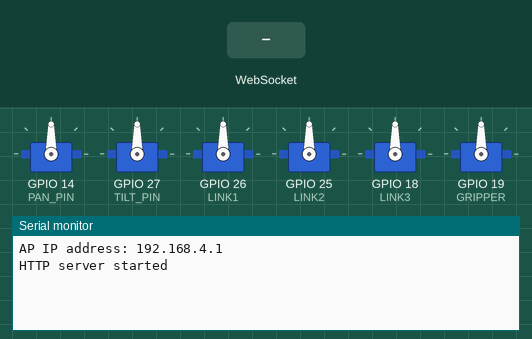
This sketch was run on a simulated ESP32. On the bench: 6 × servo, the last lines printed to the serial monitor. The inputs (shaded band) are chosen by the test bench.

Above: at 1.2 s.
1.3 s: WebSocket text "Pan" received
At 2.0 s:
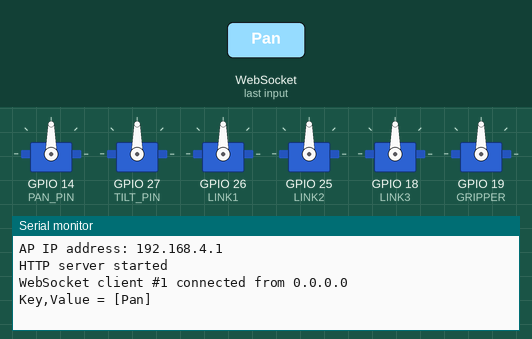
2.8 s: WebSocket text "Tilt" received
At 3.2 s:
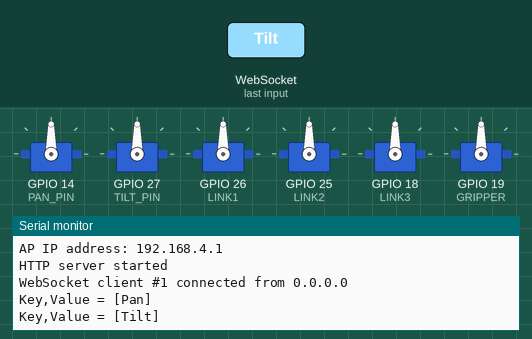
4.3 s: WebSocket text "Link1" received
At 5.5 s:
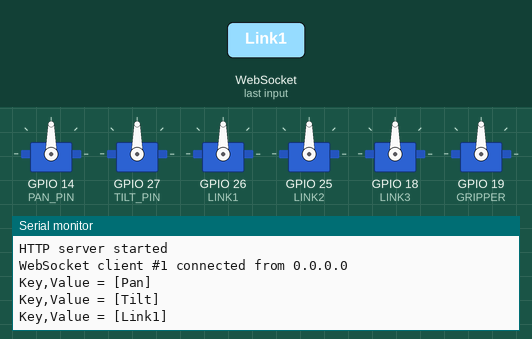

The sketch:

Robotic_Arm.ino
```cpp
#include <Arduino.h>
#include <WiFi.h>
#include <AsyncTCP.h>
#include <ESPAsyncWebServer.h>
#include <ESP32Servo.h>
#include <sstream>

#define PAN_PIN 14
#define TILT_PIN 27

#define LINK1 26
#define LINK2 25
#define LINK3 18
#define GRIPPER 19

Servo panServo;
Servo tiltServo;
Servo link1Servo;
Servo link2Servo;
Servo link3Servo;
Servo GripperServo;


/* Wifi Crdentials */
const char* ssid = "Mr.BGM";
const char* password = "gunasree";

AsyncWebServer server(80);
AsyncWebSocket wsServoInput("/ServoInput");

const char* htmlHomePage PROGMEM = R"HTMLHOMEPAGE(
<!DOCTYPE html>
<html>
  <head>
  <meta name="viewport" content="width=device-width, initial-scale=1, maximum-scale=1, user-scalable=no">
    <style>
    .noselect {
      -webkit-touch-callout: none; /* iOS Safari */
        -webkit-user-select: none; /* Safari */
         -khtml-user-select: none; /* Konqueror HTML */
           -moz-user-select: none; /* Firefox */
            -ms-user-select: none; /* Internet Explorer/Edge */
                user-select: none; /* Non-prefixed version, currently
                                      supported by Chrome and Opera */

    }


    .sidecontainer {
      width: 100%;
      margin-left: -50px;
      padding: 0;
    }
    .slider {
    -webkit-appearance: none;
      width: 20%;
      height: 20px;
      border-radius: 5px;
      background: #d3d3d3;
      outline: none;
      opacity: 0.7;
      -webkit-transition: .2s;
      transition: opacity .2s;

    }
    .slider:hover {
      opacity: 1;
    }

    .slider::-webkit-slider-thumb {
      -webkit-appearance: none;
      appearance: none;
      width: 40px;
      height: 40px;
      border-radius: 50%;
      background: red;
      cursor: pointer;
    }
    .slider::-moz-range-thumb {
      width: 40px;
      height: 40px;
      border-radius: 50%;
      background: red;
      cursor: pointer;
    }
    .sliders{
        width: 100%;
        height: 200px;
        display: flex;
        flex-direction: column;
        justify-content: space-evenly;
    }

    @media only screen and (max-width: 600px) {
  .slider {
   width: 200px;
  }
}

    </style>

  </head>
  <body class="noselect" align="center" style="background-color:white">

    <!--h2 style="color: teal;text-align:center;">Articulated Arm &#128663; Control</h2-->

</br></br>
</br></br>
<DIV class="sliders">
</br></br>
<div>
  <span>PAN :</span>
  <input type="range" min="0" max="180" value="90" class="slider" id="Pan" oninput='Pan_value(this.value),sendButtonInput("Pan",value)'>
<span id="PanValue" style="color:red;font-weight:bold;">
</div>
</br>
</br>
</br>
<div>
  <span>TILT :</span>
  <input type="range" min="0" max="180" value="85" class="slider" id="Tilt" oninput='Tilt_value(this.value),sendButtonInput("Tilt",value)'>
<span id="TiltValue" style="color:red;font-weight:bold;">
</div>
</br>
</br>
</br>
<div>
  <span>Link1 :</span>
  <input type="range" min="0" max="180" value="157" class="slider" id="Link1" oninput='Link1_value(this.value),sendButtonInput("Link1",value)'>
<span id="Link1Value" style="color:red;font-weight:bold;">
</div>
</br>
</br>
</br>
<div >
  <span>Link2 :</span>
  <input type="range" min="0" max="180" value="156" class="slider" id="Link2" oninput='Link2_value(this.value),sendButtonInput("Link2",value)'>
<span id="Link2Value" style="color:red;font-weight:bold;">
</div>
</br>
</br>
</br>
<div >
  <span>Link3 :</span>
  <input type="range" min="0" max="180" value="90" class="slider" id="Link3" oninput='Link3_value(this.value),sendButtonInput("Link3",value)'>
<span id="Link3Value" style="color:red;font-weight:bold;">
</div>
</br>
</br>
</br>
<div >
  <span>EOAT :</span>
  <input type="range" min="0" max="180" value="90" class="slider" id="Gripper" oninput='Gripper_value(this.value),sendButtonInput("Gripper",value)'>
<span id="GripperValue" style="color:red;font-weight:bold;">
</div>
</DIV>
    <script>
      var webSocketServoInputUrl = "ws:\/\/" + window.location.hostname + "/ServoInput";
      var websocketServoInput;


      function initServoInputWebSocket()
      {
        websocketServoInput = new WebSocket(webSocketServoInputUrl);
        websocketServoInput.onopen    = function(event)
        {
          var panButton = document.getElementById("Pan");
          sendButtonInput("Pan", panButton.value);
          var tiltButton = document.getElementById("Tilt");
          sendButtonInput("Tilt", tiltButton.value);
          var link1Button = document.getElementById("Link1");
          sendButtonInput("Link1", link1Button.value);
          var link2Button = document.getElementById("Link2");
          sendButtonInput("Link2", link2Button.value);
          var link3Button = document.getElementById("Link3");
          sendButtonInput("Link3", link3Button.value);
          var GripperButton = document.getElementById("Gripper");
          sendButtonInput("Gripper", GripperButton.value);

        };
        websocketServoInput.onclose   = function(event){setTimeout(initServoInputWebSocket, 2000);};
        websocketServoInput.onmessage = function(event){};
      }
      function Pan_value(x)
	 {
	  document.getElementById("PanValue").innerHTML=x;
	 }
      function Tilt_value(x)
	 {
	  document.getElementById("TiltValue").innerHTML=x;
	 }
      function Link1_value(x)
	 {
	  document.getElementById("Link1Value").innerHTML=x;
	 }
      function Link2_value(x)
	 {
	  document.getElementById("Link2Value").innerHTML=x;
	 }
      function Link3_value(x)
	 {
	  document.getElementById("Link3Value").innerHTML=x;
	 }
      function Gripper_value(x)
	 {
	  document.getElementById("GripperValue").innerHTML=x;
	 }
      function initWebSocket()
      {
        initServoInputWebSocket();
      }
      function sendButtonInput(key, value)
      {
        var data = key + "," + value;
        websocketServoInput.send(data);
      }

      window.onload = initWebSocket;
      document.getElementById("mainTable").addEventListener("touchend", function(event){
        event.preventDefault()
      });
    </script>
  </body>
</html>
)HTMLHOMEPAGE";

void handleRoot(AsyncWebServerRequest *request)
{
  request->send_P(200, "text/html", htmlHomePage);
}

void handleNotFound(AsyncWebServerRequest *request)
{
    request->send(404, "text/plain", "File Not Found");
}

void onServoInputWebSocketEvent(AsyncWebSocket *server,
                      AsyncWebSocketClient *client,
                      AwsEventType type,
                      void *arg,
                      uint8_t *data,
                      size_t len)
{
  switch (type)
  {
    case WS_EVT_CONNECT:
      Serial.printf("WebSocket client #%u connected from %s\n", client->id(), client->remoteIP().toString().c_str());
      break;
    case WS_EVT_DISCONNECT:
      Serial.printf("WebSocket client #%u disconnected\n", client->id());
      panServo.write(90);
      tiltServo.write(85);
      link1Servo.write(157);
      link2Servo.write(156);
      link3Servo.write(90);
      GripperServo.write(90);
      break;
    case WS_EVT_DATA:
      AwsFrameInfo *info;
      info = (AwsFrameInfo*)arg;
      if (info->final && info->index == 0 && info->len == len && info->opcode == WS_TEXT)
      {
        std::string myData = "";
        myData.assign((char *)data, len);
        Serial.printf("Key,Value = [%s]\n", myData.c_str());
        std::istringstream ss(myData);
        std::string key, value;
        std::getline(ss, key, ',');
        std::getline(ss, value, ',');
        if ( value != "" )
        {
          int valueInt = atoi(value.c_str());
          if (key == "Pan")
          {
            panServo.write(valueInt);
          }
          else if (key == "Tilt")
          {
            tiltServo.write(valueInt);
          }
          else if (key == "Link1")
          {
            link1Servo.write(valueInt);
          }
          else if (key == "Link2")
          {
            link2Servo.write(valueInt);
          }
          else if (key == "Link3")
          {
            link3Servo.write(valueInt);
          }
          else if (key == "Gripper")
          {
            GripperServo.write(valueInt);
          }
        }
      }
      break;
    case WS_EVT_PONG:
    case WS_EVT_ERROR:
      break;
    default:
      break;
  }
}


void setUpPinModes()
{
  panServo.attach(PAN_PIN);
  tiltServo.attach(TILT_PIN);
  link1Servo.attach(LINK1);
  link2Servo.attach(LINK2);
  link3Servo.attach(LINK3);
  GripperServo.attach(GRIPPER);

}


void setup(void)
{
  setUpPinModes();
  Serial.begin(115200);

  WiFi.softAP(ssid,password);
  IPAddress IP = WiFi.softAPIP();
  Serial.print("AP IP address: ");
  Serial.println(IP);

  server.on("/", HTTP_GET, handleRoot);
  server.onNotFound(handleNotFound);

  wsServoInput.onEvent(onServoInputWebSocketEvent);
  server.addHandler(&wsServoInput);

  server.begin();
  Serial.println("HTTP server started");

}


void loop()
{
  wsServoInput.cleanupClients();

}
```

Measured:
- after the input at 1.3 s, the serial monitor: prints a new line at once (image 1)
- after the input at 2.8 s, the serial monitor: prints a new line at once (image 2)
- after the input at 4.3 s, the serial monitor: prints a new line at once (image 3)
